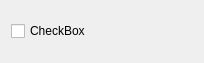
<?xml version="1.0" encoding="UTF-8"?>
<ui version="4.0">
 <class>ImportBoolSelector</class>
 <widget class="QWidget" name="ImportBoolSelector">
  <property name="geometry">
   <rect>
    <x>0</x>
    <y>0</y>
    <width>204</width>
    <height>63</height>
   </rect>
  </property>
  <property name="windowTitle">
   <string>Form</string>
  </property>
  <layout class="QGridLayout" name="gridLayout">
   <item row="0" column="0">
    <widget class="QCheckBox" name="checkBox">
     <property name="text">
      <string>CheckBox</string>
     </property>
     <property name="tristate">
      <bool>false</bool>
     </property>
    </widget>
   </item>
  </layout>
 </widget>
 <resources/>
 <connections/>
</ui>
